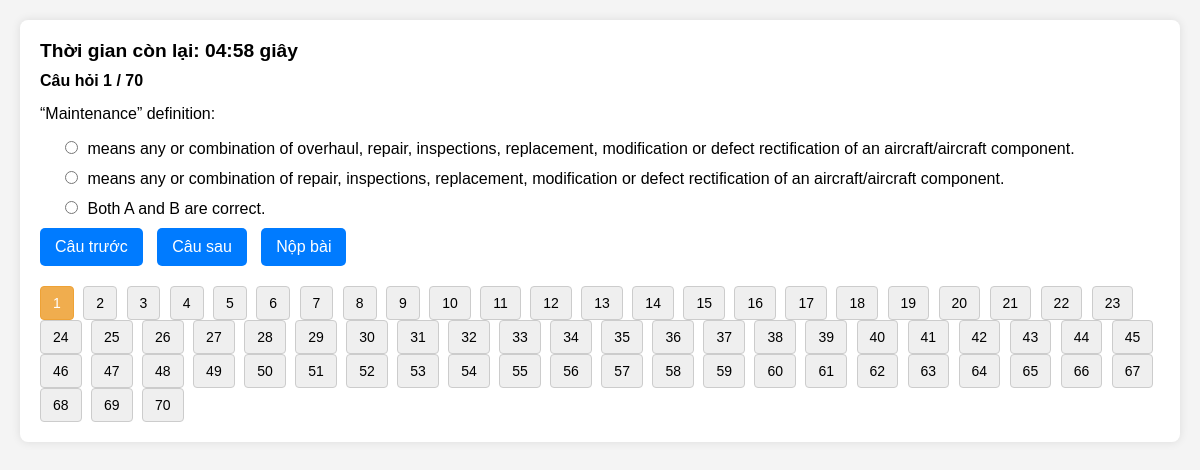
The page /quiz on the database its author committed.
### tables this page shows
CREATE TABLE questions (
            id INTEGER PRIMARY KEY AUTOINCREMENT,
            question TEXT NOT NULL,
            option_a TEXT NOT NULL,
            option_b TEXT NOT NULL,
            option_c TEXT,
            answer TEXT NOT NULL
        );

### app.py (the view)
@app.route('/quiz', methods=['GET', 'POST'])
def quiz():
    questions = load_questions()
    if not questions:
        return "Không có câu hỏi nào trong cơ sở dữ liệu."
    total_questions = len(questions)
    if 'start_time' not in session:
        session['start_time'] = datetime.utcnow()
        session['end_time'] = session['start_time'] + timedelta(seconds=QUIZ_DURATION_SECONDS)
        session['current_question_index'] = 0
        session['answers'] = {}
        session.pop('quiz_results_id', None)
        session.pop('quiz_score', None)
        session.pop('quiz_total', None)
    current_index = session['current_question_index']
    current_question = questions[current_index]
    end_time = session['end_time']
    now_utc = datetime.utcnow().replace(tzinfo=None)
    end_time_naive = session['end_time'].replace(tzinfo=None)
    time_remaining = (end_time_naive - now_utc).total_seconds()
    if request.method == 'POST':
        action = request.form.get('action')
        selected_answer = request.form.get(str(current_question['id']))
        if selected_answer:
            session['answers'][str(current_question['id'])] = selected_answer
        if action == 'next':
            session['current_question_index'] = min(current_index + 1, total_questions - 1)
        elif action == 'prev':
            session['current_question_index'] = max(current_index - 1, 0)
        elif action.startswith('goto_'):
            try:
                goto_index = int(action.split('_')[1])
                session['current_question_index'] = min(max(goto_index, 0), total_questions - 1)
            except ValueError:
                pass
        elif action == 'submit' or time_remaining <= 0:
            score, results = calculate_score(questions, session.get('answers', {}))
            results_id = str(uuid.uuid4())
            QUIZ_RESULTS_CACHE[results_id] = results
            session['quiz_results_id'] = results_id
            session['quiz_score'] = score
            session['quiz_total'] = total_questions
            session.pop('start_time', None)
            session.pop('end_time', None)
            session.pop('current_question_index', None)
            session.pop('answers', None)
            return redirect(url_for('results'))
        return redirect(url_for('quiz'))
    else:
        user_answer = session['answers'].get(str(current_question['id']))
        return render_template('quiz_paged.html',
                               question=current_question,
                               question_number=current_index + 1,
                               total_questions=total_questions,
                               user_answer=user_answer,
                               time_remaining=int(time_remaining))

### app.py (called while the page is built)
def get_db():
    conn = sqlite3.connect(DATABASE)
    conn.row_factory = sqlite3.Row
    return conn

def load_questions():
    db = get_db()
    cursor = db.cursor()
    cursor.execute("SELECT id, question, option_a, option_b, option_c, answer FROM questions")
    questions = cursor.fetchall()
    db.close()
    return questions

### templates/quiz_paged.html (shortened to what this page needs)
<!DOCTYPE html>
<html lang="en">
<head>
</head>
<body>
    <div class="quiz-container">
        <div id="timer">Thời gian còn lại: <span id="time">{{ time_remaining }}</span> giây</div>
        <form method="POST" action="{{ url_for('quiz') }}" id="quiz-form">
            <div class="question-info">
                Câu hỏi {{ question_number }} / {{ total_questions }}
            </div>
            <div class="question">
                {{ question.question }}
            </div>
            <div class="options">
                <div class="option-item">
                    <input type="radio" id="{{ question.id }}_a" name="{{ question.id }}" value="a" {% if user_answer == 'a' %}checked{% endif %}>
                    <label for="{{ question.id }}_a">{{ question.option_a }}</label>
                </div>
                <div class="option-item">
                    <input type="radio" id="{{ question.id }}_b" name="{{ question.id }}" value="b" {% if user_answer == 'b' %}checked{% endif %}>
                    <label for="{{ question.id }}_b">{{ question.option_b }}</label>
                </div>
                <div class="option-item">
                    <input type="radio" id="{{ question.id }}_c" name="{{ question.id }}" value="c" {% if user_answer == 'c' %}checked{% endif %}>
                    <label for="{{ question.id }}_c">{{ question.option_c }}</label>
                </div>
            </div>
            <div class="controls">
                <button type="submit" name="action" value="prev" {% if question_number == 1 %}disabled{% endif %}>Câu trước</button>
                <button type="submit" name="action" value="next" {% if question_number == total_questions %}disabled{% endif %}>Câu sau</button>
                <button type="submit" name="action" value="submit">Nộp bài</button>
            </div>
            <div class="question-navigation">
                {% for i in range(total_questions) %}
                    <button type="submit" name="action" value="goto_{{ i }}" {% if i + 1 == question_number %}class="current"{% endif %}>{{ i + 1 }}</button>
                {% endfor %}
            </div>
        </form>
    </div>
</body>
</html>

### templates/quiz_paged.html (style rules this page uses)
body { font-family: sans-serif; margin: 20px; background-color: #f4f4f4; }
.quiz-container { background-color: #fff; padding: 20px; border-radius: 8px; box-shadow: 0 0 10px rgba(0, 0, 0, 0.1); margin-bottom: 20px; }
.question-info { margin-bottom: 15px; font-weight: bold; }
.question { margin-bottom: 15px; }
.options { margin-left: 20px; }
.option-item { margin-bottom: 10px; }
input[type="radio"] { margin-right: 5px; }
.controls button { background-color: #007bff; color: white; padding: 10px 15px; border: none; border-radius: 5px; cursor: pointer; font-size: 16px; margin-right: 10px; }
.question-navigation { margin-top: 20px; }
.question-navigation button { padding: 8px 12px; margin-right: 5px; border: 1px solid #ccc; border-radius: 4px; cursor: pointer; font-size: 14px; }
.question-navigation button.current { background-color: #f0ad4e; color: white; border-color: #eea236; }
#timer { font-size: 1.2em; font-weight: bold; margin-bottom: 10px; }

### rows shown on the page
questions: question "“Maintenance” definition:", option_a "means any or combination of overhaul, repair, inspections, replacement, modification or defect rectification of an aircraft/aircraft component.", option_b "means any or combination of repair, inspections, replacement, modification or defect rectification of an aircraft/aircraft component.", option_c "Both A and B are correct."

### other values the page prints
{{ total_questions }} "70"
{{ i + 1 }} "1" "2" "3" "4" "5" "6" "7" "8" "9" "10" "11" "12" "13" "14" "15" "16" "17" "18" "19" "20" "21" "22" "23" "24" "25" "26" "27" "28" "29" "30" "31" "32" "33" "34" "35" "36" "37" "38" "39" "40" "41" "42" "43" "44" "45" "46" "47" "48" "49" "50" "51" "52" "53" "54" "55" "56" "57" "58" "59" "60" "61" "62" "63" "64" "65" "66" "67" "68" "69" "70"
